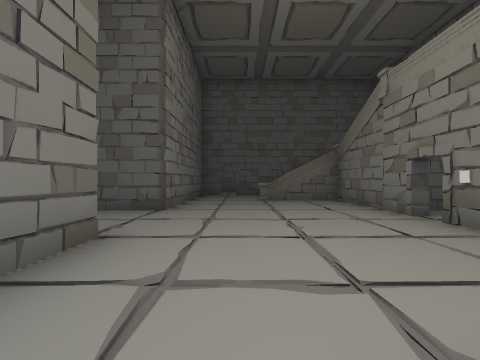
View 1 (above)

18 first-person views from a walk through a 3-D level made in the Unity game engine. The camera is 1.3 m above the floor, looks level and sees 90° across. Doors are open. The floor is counted in squares, 2 m on a side. Each view is taken from the middle of a square. On the plan, view 1 faces up. The plan holds only what a view shows up to about 9 squares ahead; the rest is blank. The player is left out. Some surface patterns are stand-ins.

View 2
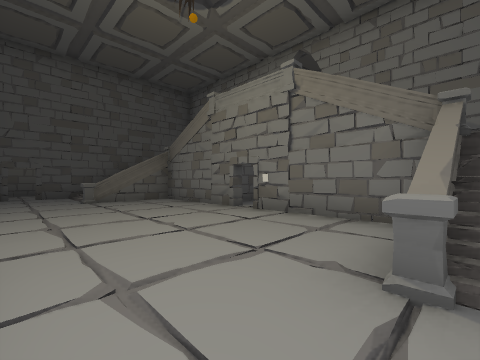

View 3
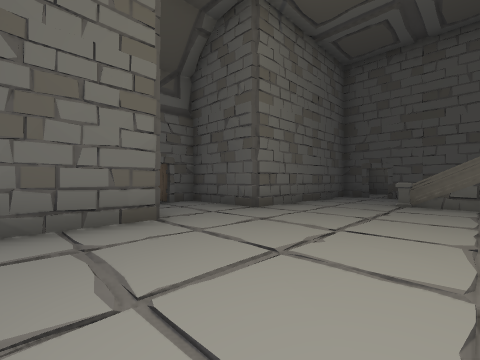

View 4
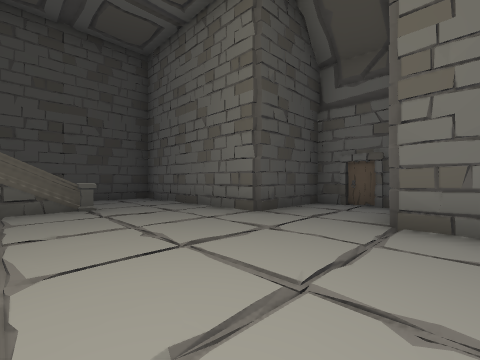

View 5
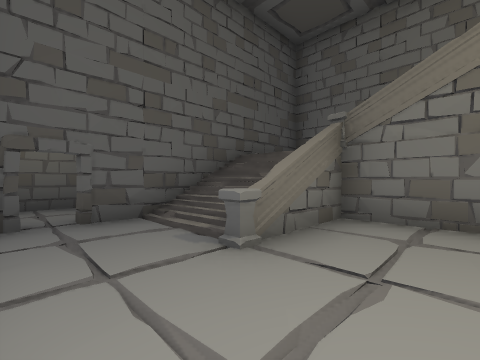

View 6
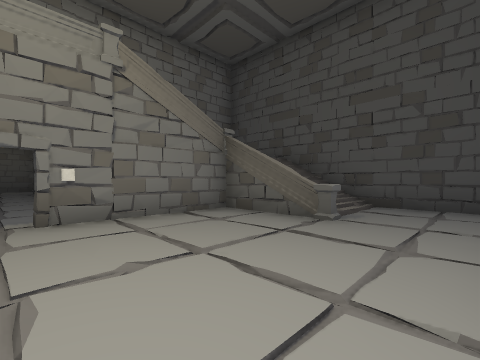

View 7
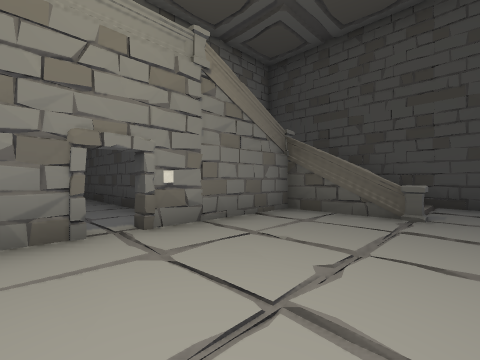

View 8
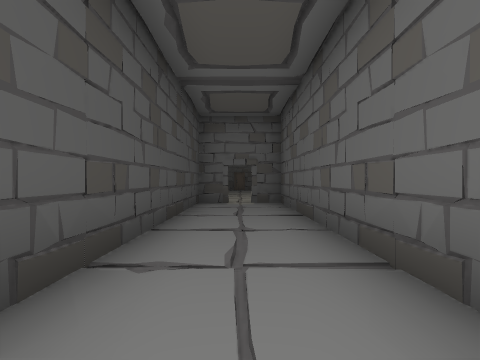

View 9
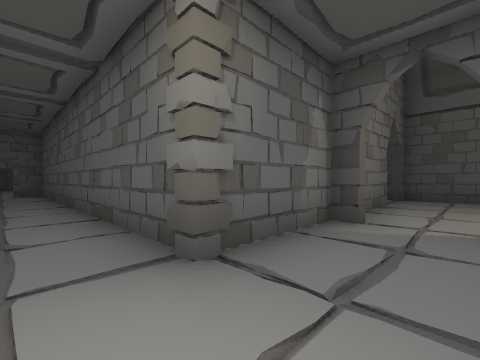

View 10
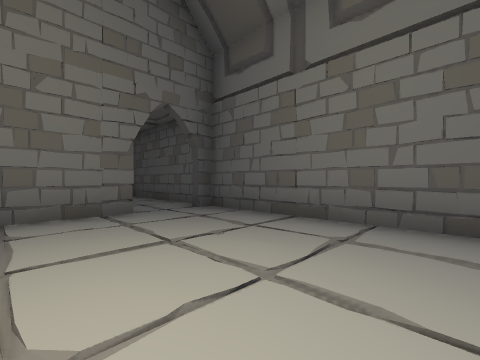

View 11
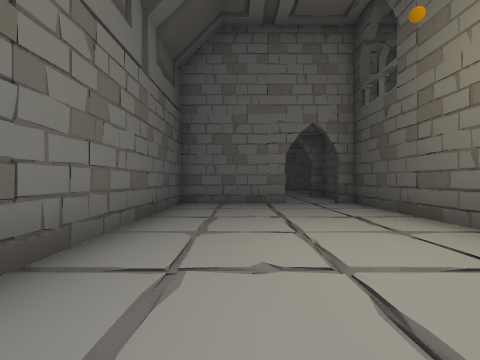

View 12
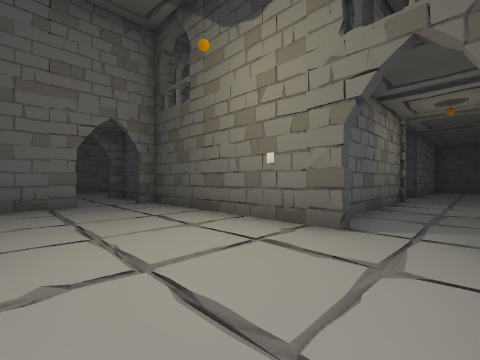

View 13
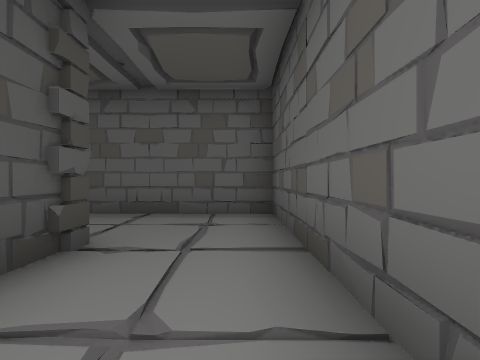

View 14
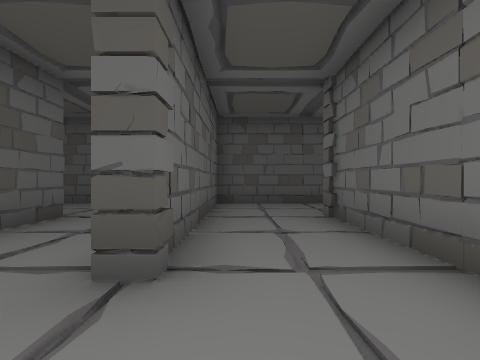

View 15
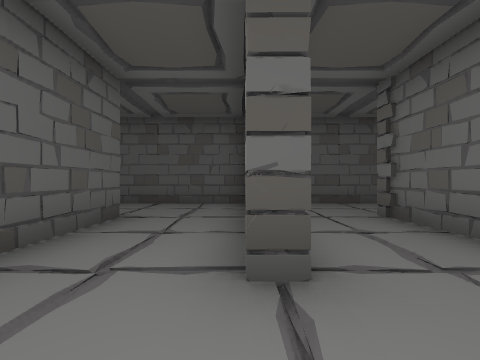

View 16
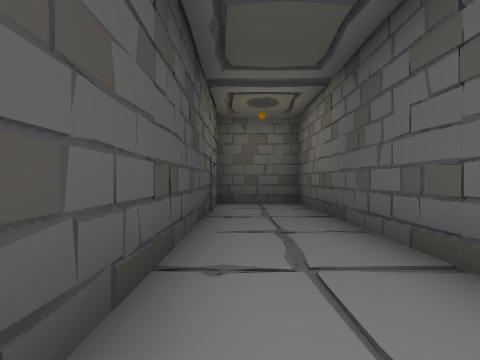

View 17
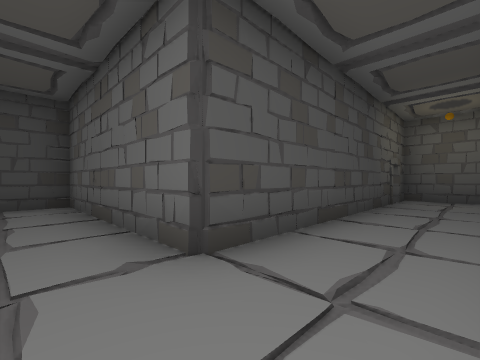

View 18
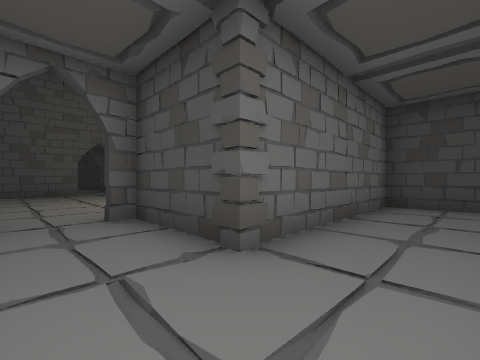

### Floor plan
Key: @ floor where view 1 was taken; # wall or solid block; x gap in a wall; . main floor; : floor 0.25 m higher than the main floor; D open door; O other object.
Columns run from 5 left of view 1 to 24 right of it. Each row starts with its distance up from view 1.
 13    ########################
 12    #.........#............#
 11    #.........#............#
 10    #Dx#####..#..###.......#
  9    #..:## ##.#..###...........
  8    #..O##  #.#..# #..##..####.
  7    #....## #....###..#####
  6    #.....# .....###..#
  5 ####....###########..#
  4 #.......D............#
  3 ####....#.###..#   ..#
  2    #....### ####   ...
  1    #.....#         ...
  0    #.@O###         ..#
 -1    #..:#           ..
 -2    ##.##
 -3     ###

Where each view was taken, in squares from view 1:
view 1: 0 up, 0 right, facing up
view 2: 0 up, 1 left, facing up-right
view 3: 1 up, 2 right, facing up-left
view 4: 6 up, 2 right, facing down-left
view 5: 6 up, 1 left, facing up-right
view 6: 4 up, 1 left, facing down-right
view 7: 5 up, 0 right, facing down-right
view 8: 4 up, 10 right, facing left
view 9: 4 up, 15 right, facing up-left
view 10: 9 up, 18 right, facing up-left
view 11: 11 up, 14 right, facing right
view 12: 11 up, 14 right, facing down-right
view 13: 12 up, 13 right, facing left
view 14: 6 up, 9 right, facing up
view 15: 6 up, 8 right, facing up
view 16: 11 up, 5 right, facing left
view 17: 12 up, 7 right, facing down-left
view 18: 12 up, 9 right, facing down-right
